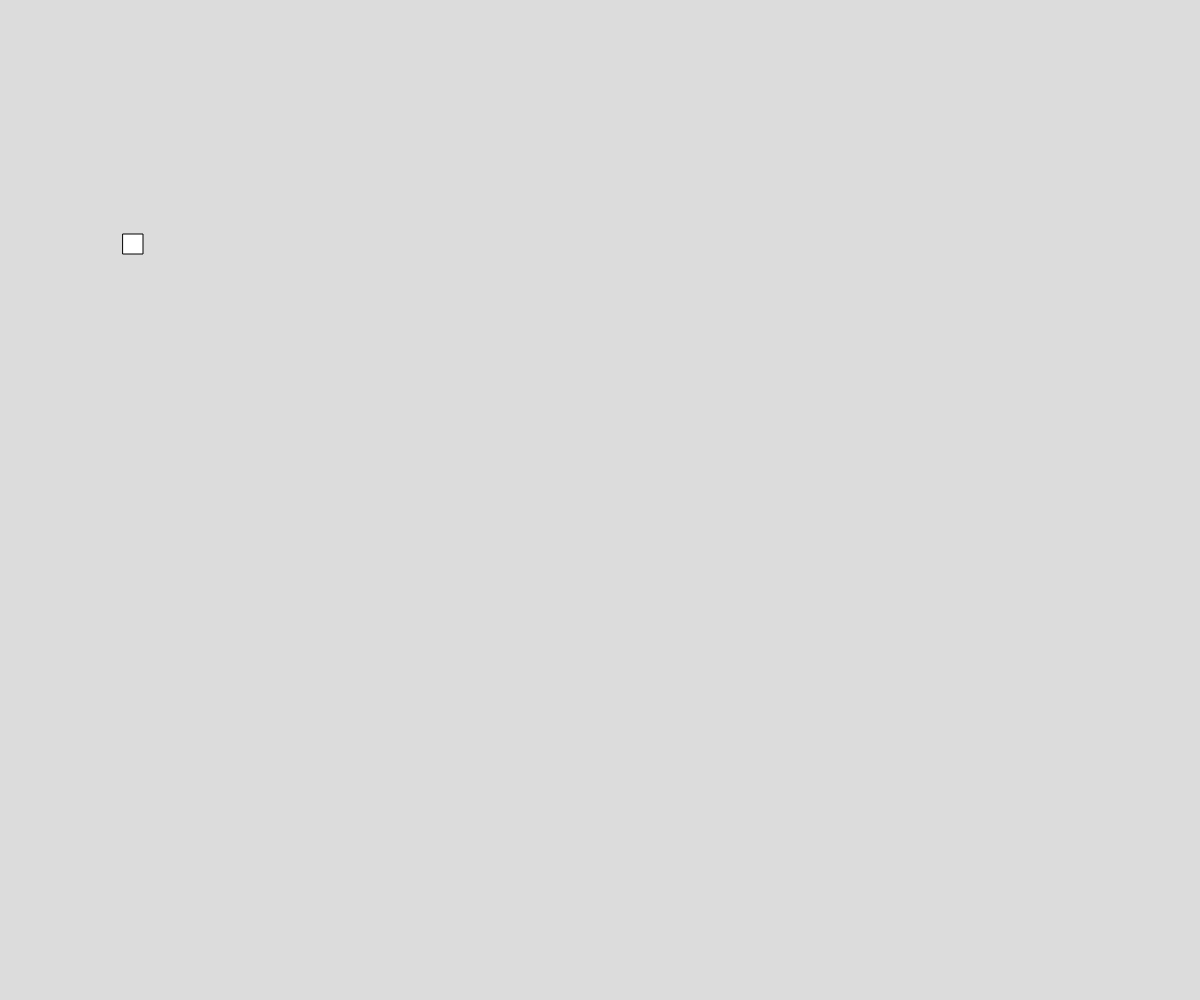
Frame 1 (no input)
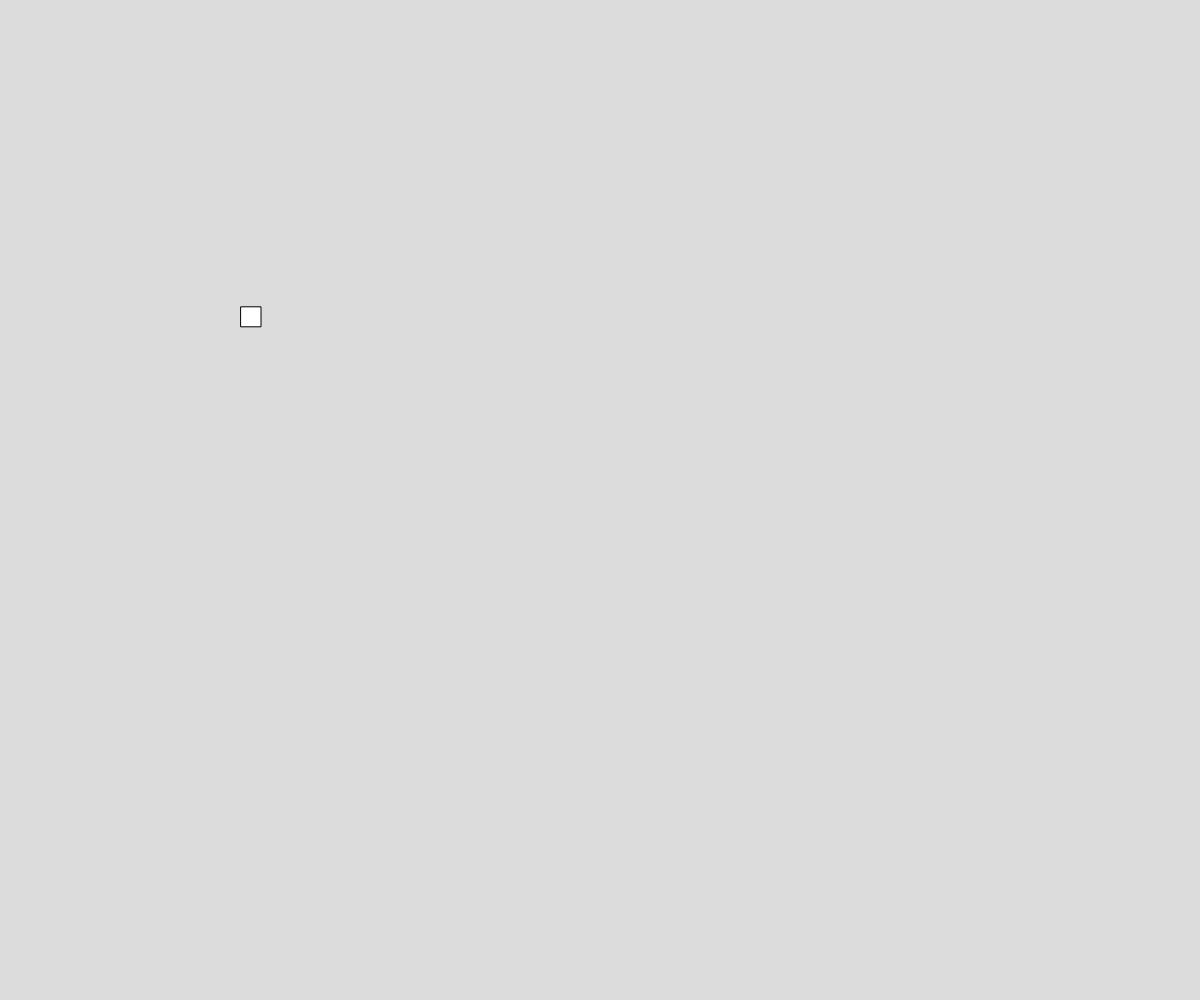
Frame 60 (no input)
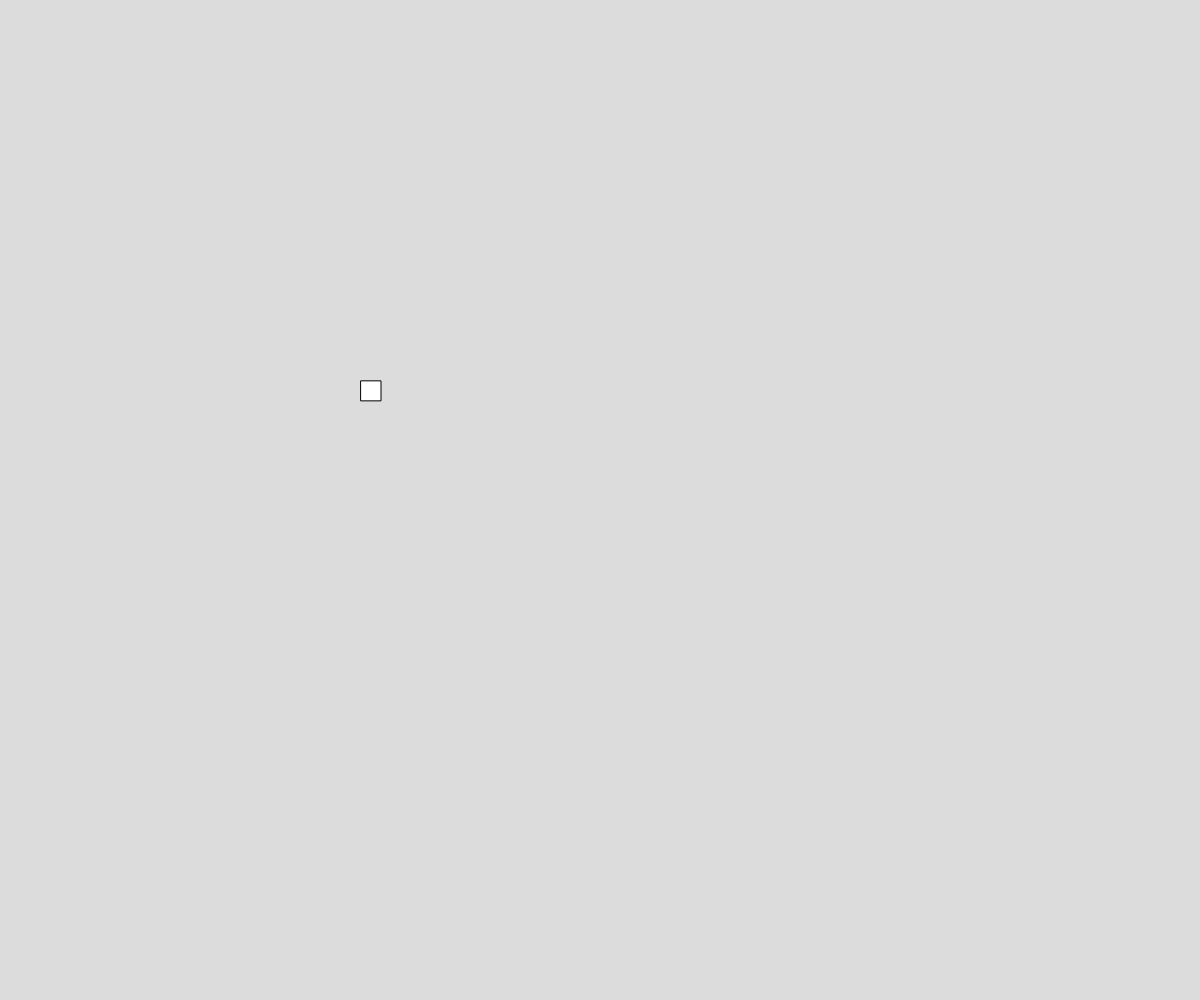
Frame 120 (the mouse pressed at the canvas centre since frame 60)

The p5.js sketch that drew these frames (run headless with seeded random() and noise() and a simulated clock; from frame 60 on, the mouse is pressed at the canvas centre):

// p5.js sketch
// ── sketch.js
let boxSize = 20;

let posX = 123;
let posY = 234;

let vitX = 2;
let vitY = 1.234;

let visible = true;

function setup() {
  createCanvas(windowWidth, windowHeight);
  frameRate(60);
}

function draw() {
  background(220);


  if (frameCount % 15 === 0) {
    visible = !visible;
  }

  if (visible) {
    square(posX, posY, boxSize);
  }

  posX += vitX;
  posY += vitY;


  if (posX + boxSize > width || posX < 0) {
    vitX *= -1;
  }
  if (posY + boxSize > height || posY < 0) {
    vitY *= -1;
  }
}
